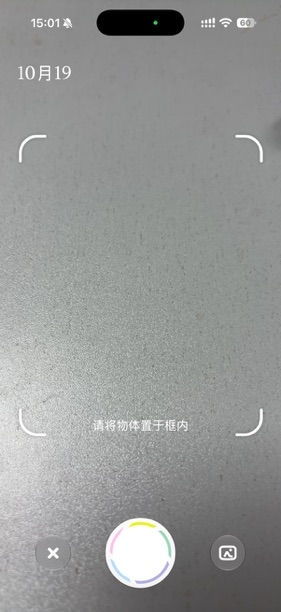
#> input picture CapWordsSwift/docs/camera-alignment-validation/reference.jpeg, 281 x 612 px
$ python prepare_camera_reference.py
#> lines starting #> are read from the running program, lines starting #| are printed output that depends on the picture
#!/usr/bin/env python3
"""Build simulator-only sample photos from a UI-free crop of the supplied reference."""
import json
from pathlib import Path
from PIL import Image

ROOT = Path(__file__).resolve().parents[1]
ASSETS = ROOT / "App/Resources/Assets.xcassets"


def prepare_camera_assets():
    reference = Image.open(ROOT / "docs/camera-alignment-validation/reference.jpeg").convert("RGB")
#> reference is the input picture: PIL image 281x612 RGB; mean R, G, B 148.4, 150, 148.9
    # This interior patch contains only the table, with no date, guides or buttons.
    surface = reference.crop((50, 175, 233, 400)).resize((402, 874), Image.Resampling.LANCZOS)
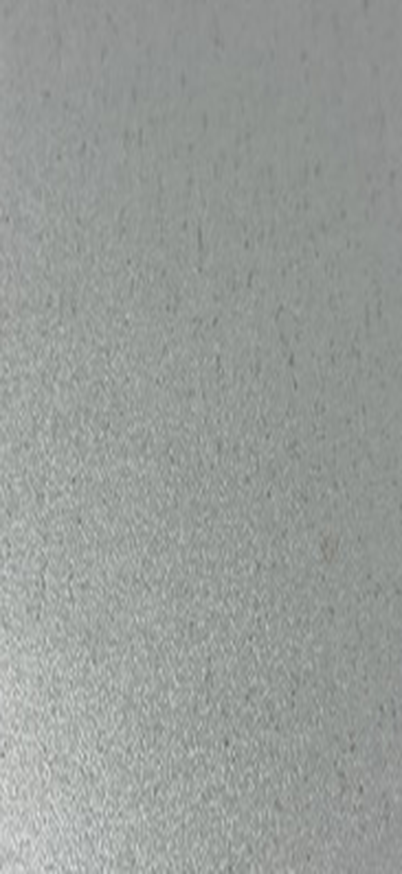
#> surface: PIL image 402x874 RGB; mean R, G, B 151.6, 156, 152.7
    sample = surface.convert("RGBA")
#> (the run stopped early here; a loop or call above may not have finished)
